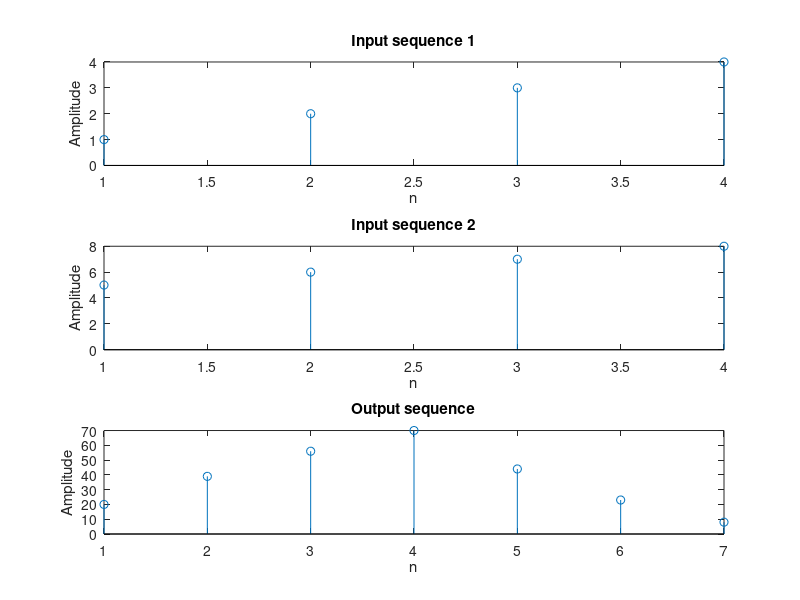

Here is the MATLAB script that generated this plot:
clc;
clear all;
x=[1 2 3 4];
h=[5 6 7 8];

y=xcorr(x,h);

subplot(3,1,1);
stem(x);
title('Input sequence 1');
xlabel('n');
ylabel('Amplitude');


subplot(3,1,2);
stem(h);
title('Input sequence 2');
xlabel('n');
ylabel('Amplitude');

subplot(3,1,3);
stem(fliplr(y));
title('Output sequence');
xlabel('n');
ylabel('Amplitude');

disp('Resultant output sequence');
fliplr(y)